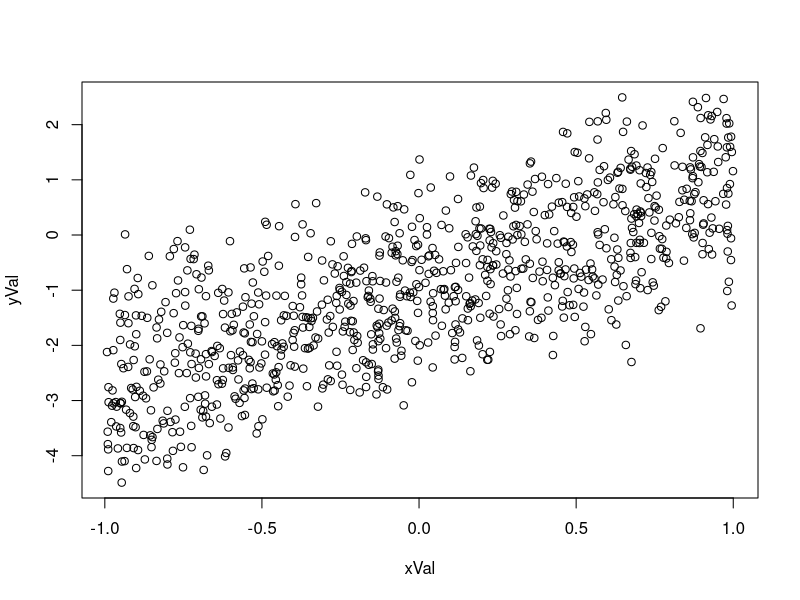
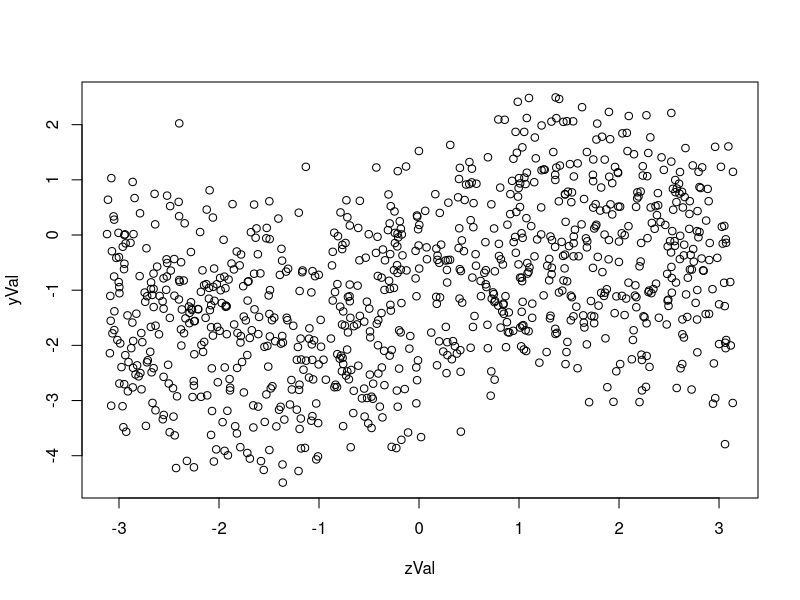
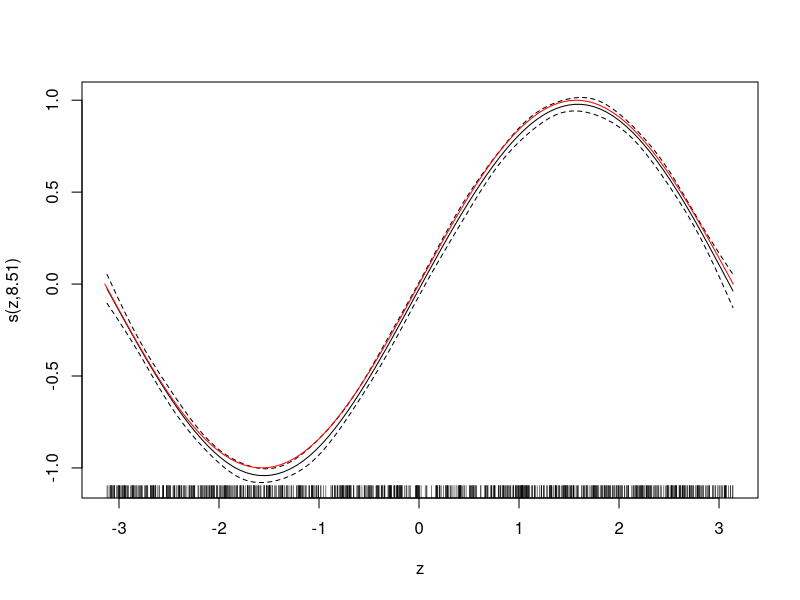
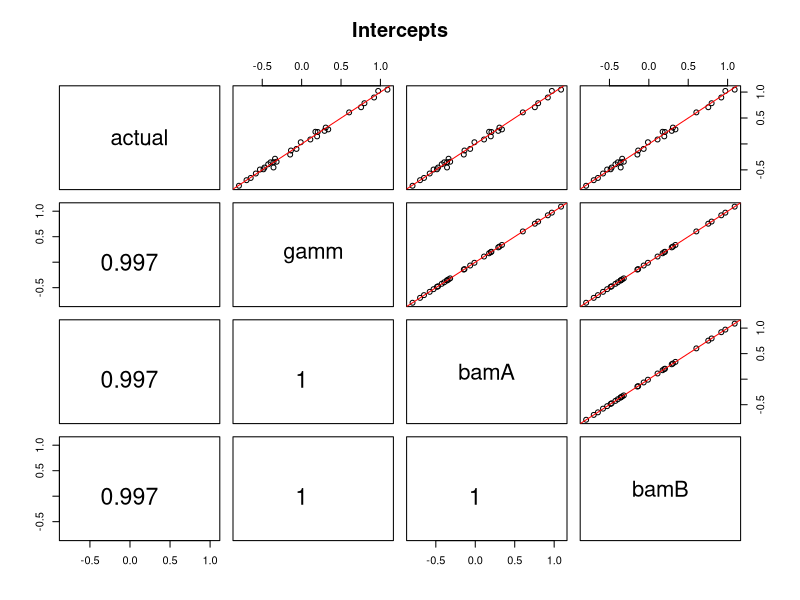
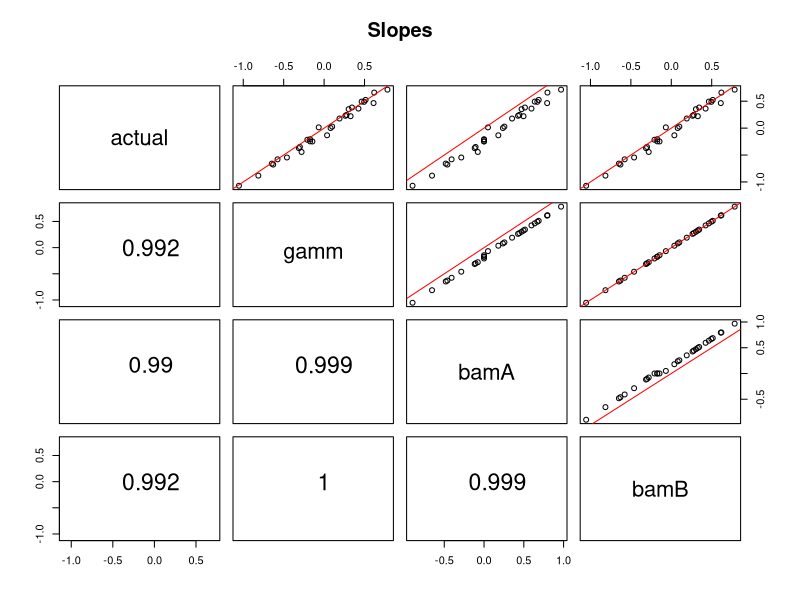

These charts were generated, in order, by the following R code:
#TEST OF BAM VS GAMM PARAMETER ESTIMATION:

#Idea: y = [b0 + boi] + x[b1 + b1i] + s(z) + error, 
#   where b0i and 1i are random intercepts and slopes, and s(z) is some curvy spline

library(mgcv)

#Generate some fake data
set.seed(123)
ndat <- 900 #900 data points
ngroup <- 30 #30 groups
gInd <- sample(rep(1:30,length.out=900))#Group index
xVal <- runif(ndat,-1,1) #Range of x values
zVal <- runif(ndat,-pi,pi) #Range of z values

bo <- -1 #Intercept
b1 <- 2 #Slope of x
b0i <- rnorm(ndat/ngroup,0,0.5) #Random intercepts
b1i <- rnorm(ndat/ngroup,0,0.5) #Random slopes
s_z <- sin(zVal) #Sine curve to estimate by spline
err <- rnorm(ndat,0,0.2) #Noise
yVal <- (bo + b0i[gInd]) + (b1 + b1i[gInd])*xVal + s_z + err #Generate values
plot(xVal,yVal) #Looks OK
plot(zVal,yVal)
dat <- data.frame(y=yVal,x=xVal,z=zVal,group=factor(gInd)) #Assemble into dataframe
str(dat)

#Help file for s(x,bs='re')
# ?smooth.construct.re.smooth.spec

#GAMM MODEL
mod1 <- gamm(y~1+x+s(z,bs='cr'),random=list(group=~1+x),data=dat,
             control=list(msVerbose=TRUE))
summary(mod1$lme) #Estimates variance terms well, slope terms well
summary(mod1$gam)
plot(mod1$gam); curve(sin(x),-pi,pi,col='red',add=T) #Pretty good estimation of sine curve

#BAM MODEL

#Using "by" notation within s()
mod2a <- bam(y~1+x+s(z,bs='cr')+s(group,bs='re')+s(x,by=group,bs='re'),data=dat) 
gam.vcomp(mod2a) #Note the number of sd terms estimated -- 1 for each group
summary(mod2a)

#Using paired notation
mod2b <- bam(y~1+x+s(z,bs='cr')+s(group,bs='re')+s(x,group,bs='re'),data=dat)
gam.vcomp(mod2b) #Fewer sd terms estimated
summary(mod2b)

#Compare estimates of intercepts and slopes from :
ranInt <- data.frame(actual=b0i,gamm=ranef(mod1$lme)[[2]][,1],
                     bamA=coef(mod2a)[grepl('s\\(group\\).',names(coef(mod2a)))],
                     bamB=coef(mod2b)[grepl('s\\(group\\).',names(coef(mod2b)))])
ranSlope <- data.frame(actual=b1i,gamm=ranef(mod1$lme)[[2]][,2],
                       bamA=coef(mod2a)[grepl('s\\(x\\).',names(coef(mod2a)))],
                       bamB=coef(mod2b)[grepl('s\\(x,group\\).',names(coef(mod2b)))])

#Good estimates of random intercept terms
pairs(ranInt,upper.panel=function(x,y) {points(x,y); abline(0,1,col='red')},
      lower.panel=function(x,y) text(mean(x),mean(y),round(cor(x,y),3),cex=0.1+cor(x,y)*2),
      main='Intercepts')

#bamA slope estimates are offset by a constant value when using "by" 
pairs(ranSlope,upper.panel=function(x,y) {points(x,y); abline(0,1,col='red')},
      lower.panel=function(x,y) text(mean(x),mean(y),round(cor(x,y),3),cex=0.1+cor(x,y)*2),main='Slopes')

